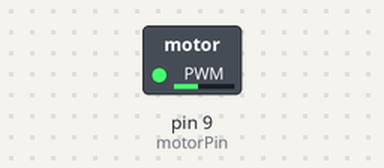
Bench run of a sketch on a simulated Arduino Uno, built with avr-gcc and run on an emulated ATmega328P. Shown: switched loads named in the sketch (green lamp = pin HIGH).

Above: at 0.05 s.
At 5.25 s:
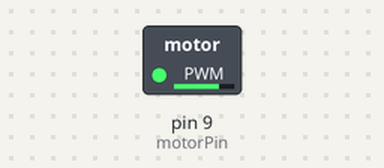
At 7.85 s:
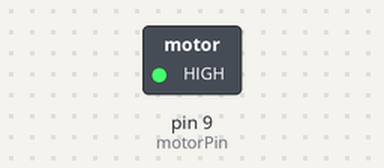
At 10.5 s:
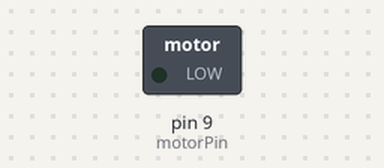
Timing chart, 0 to 13.7 s (numbered marks = the images above):
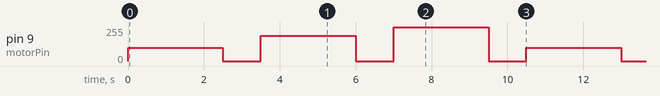

Measured:
- by itself, pin 9 (motorPin): repeats every 10.5 s: 0/255 1.0 s, 190/255 2.5 s, 0/255 1.0 s, 255/255 2.5 s, 0/255 1.0 s, 100/255 2.5 s

The sketch:

Example_10_DC_Motor.ino
```cpp
//Example_10_DC_Motor
int motorPin = 9;
int onTime = 2500;
int offTime = 1000;

void setup( )
{pinMode(motorPin, OUTPUT); }

void loop ( )
{
analogWrite(motorPin,100);
delay(onTime);
digitalWrite(motorPin, LOW);
delay(offTime);

analogWrite(motorPin,190);
delay(onTime);
digitalWrite(motorPin, LOW);
delay(offTime);

analogWrite(motorPin,255);
delay(onTime);
digitalWrite(motorPin, LOW);
delay(offTime);
}
```
